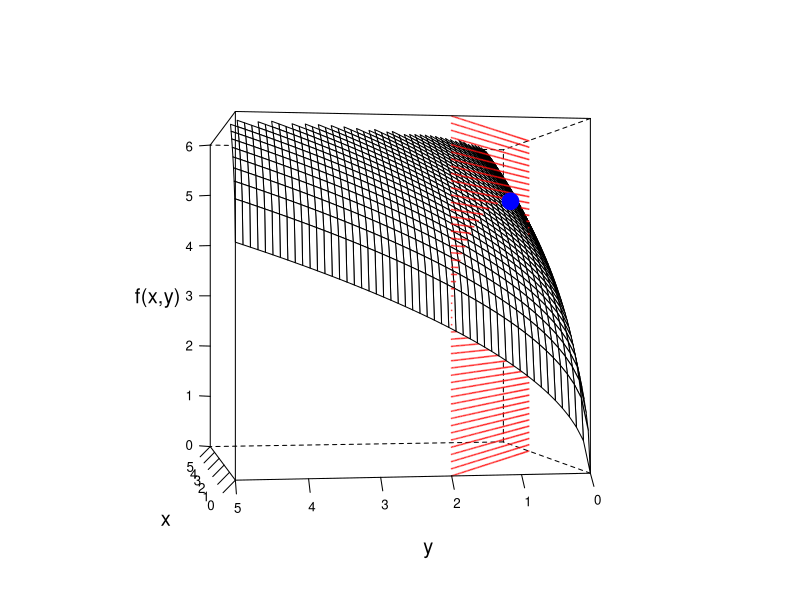

This chart was generated by the following R code:

x = matrix(rep(seq(0, 5, length.out = 50), 50), 50)
y = t(matrix(rep(seq(0, 5, length.out = 50), 50), 50))
z = (5 * x)^0.5 + (3 * y)^0.5

X = c(matrix(rep(seq(0, (3 + 1/3), length.out = 75), 75), 75))
Y = c(2 - 0.6 * X)
Z = c(matrix(sort(rep(seq(min(z), max(z), length.out = 75), 75)), 75))

par.set = list(axis.line = list(col = "transparent"), clip = list(panel = "off"))
names(par.set) = c("axis.line", "clip")

# Optimum
fct = function(x) {
    sqrt(5 * x[1]) + sqrt(3 * x[2])
}  # objective function
A = matrix(c(-3, -5), nrow = 1, ncol = 2, byrow = TRUE)
b = c(-10)  # vector of constraints
answer = constrOptim(c(1, 1), fct, NULL, ui = A, ci = b, control = list(fnscale = -1))
ptopt = c(answer$par, answer$value)  # optimal point

pts = rbind(cbind(X, Y, Z), ptopt)
require("lattice")
wireframe(z ~ x * y, pts = pts, shade = F, aspect = 1, scales = list(col = "black", arrows = FALSE), zlim = c(0, 6), 
    drape = F, colorkey = F, screen = list(z = 70, x = -90, y = 30), par.settings = par.set, xlab = list("x", cex = 1.2), 
    ylab = list("y", cex = 1.2), zlab = list("f(x,y)", cex = 1.2), panel.3d.wireframe = function(x, y, z, X, Y, Z, xlim, 
        ylim, zlim, xlim.scaled, ylim.scaled, zlim.scaled, pts, ...) {
        
        panel.3dscatter(x = pts[pts[, 3] <= sqrt(5 * pts[, 1]) + sqrt(3 * pts[, 2]), 1], y = pts[pts[, 3] <= sqrt(5 * 
            pts[, 1]) + sqrt(3 * pts[, 2]), 2], z = pts[pts[, 3] <= sqrt(5 * pts[, 1]) + sqrt(3 * pts[, 2]), 3], xlim = xlim, 
            ylim = ylim, zlim = zlim, xlim.scaled = xlim.scaled, ylim.scaled = ylim.scaled, zlim.scaled = zlim.scaled, 
            type = "p", pch = 19, col = rgb(1, 0.05, 0.05, alpha = 0.5), cex = 0.1, .scale = TRUE, ...)
        
        panel.3dwire(x = x, y = y, z = z, xlim = xlim, ylim = ylim, zlim = zlim, xlim.scaled = xlim.scaled, ylim.scaled = ylim.scaled, 
            zlim.scaled = zlim.scaled, ...)
        
        panel.3dscatter(x = pts[pts[, 3] >= sqrt(5 * pts[, 1]) + sqrt(3 * pts[, 2]), 1], y = pts[pts[, 3] >= sqrt(5 * 
            pts[, 1]) + sqrt(3 * pts[, 2]), 2], z = pts[pts[, 3] >= sqrt(5 * pts[, 1]) + sqrt(3 * pts[, 2]), 3], xlim = xlim, 
            ylim = ylim, zlim = zlim, xlim.scaled = xlim.scaled, ylim.scaled = ylim.scaled, zlim.scaled = zlim.scaled, 
            type = "p", pch = 19, col = rgb(1, 0.05, 0.05, alpha = 0.5), cex = 0.1, .scale = TRUE, ...)
        
        panel.3dscatter(x = pts[length(pts[, 1]), 1], y = pts[length(pts[, 1]), 2], z = pts[length(pts[, 1]), 3], xlim = xlim, 
            ylim = ylim, zlim = zlim, xlim.scaled = xlim.scaled, ylim.scaled = ylim.scaled, zlim.scaled = zlim.scaled, 
            type = "p", pch = 19, col = "blue", cex = 2, .scale = TRUE, ...)
    }) 
 TRUE
